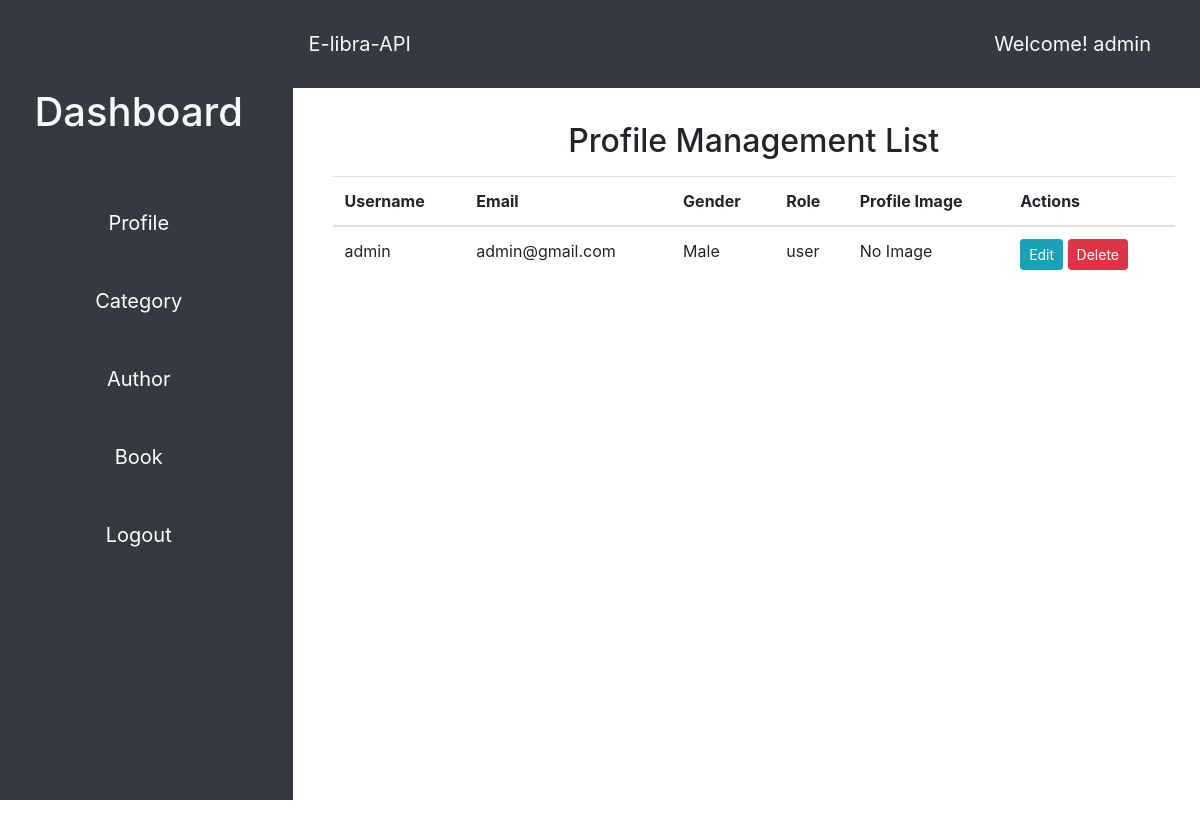
The app's page /profile (signed in) with its own data.
### app/models/__init__.py (models this page shows)
class User(db.Model, UserMixin):
    id = db.Column(db.Integer, primary_key=True)
    username = db.Column(db.String(50), unique=True, nullable=False)
    email = db.Column(db.String(120), nullable=False)
    password_hash = db.Column(db.String, nullable=False)
    gender = db.Column(db.String(10))
    role = db.Column(db.String)
    profile = db.relationship('Profile', back_populates='user')
    user_payments = db.relationship('Payment', back_populates='user')

### app/views/main.py (the view, shortened to what this page needs)
@main.route('/profile', methods=['GET', 'POST'])
@login_required
def profile():
    username = current_user.username
    form = ProfileForm()
    profiles = User.query.all()
    return render_template('profile.html', form=form, profiles=profiles, username=username)

### app/views/auth/auth.py (called while the page is built)
@login_manager.user_loader
def load_user(username):
    return User.query.get(username)

### app/templates/profile.html (shortened to what this page needs)
{% extends "base.html" %} {% block title %}Profile{% endblock %} {% block content %}
<div class="container">
  <h2 class="text-center mt-4 mb-3">Profile Management List</h2>
  <div class="row">
    <div class="col-md-12">
      <table class="table">
        <thead>
          <tr>
            <th>Username</th>
            <th>Email</th>
            <th>Gender</th>
            <th>Role</th>
            <th>Profile Image</th>
            <th>Actions</th>
          </tr>
        </thead>
        <tbody>
          {% for profile in profiles %}
          <tr>
            <td>{{ profile.username }}</td>
            <td>{{ profile.email }}</td>
            <td>{{ profile.gender }}</td>
            <td>{{ profile.role }}</td>
            <td>
              {% if profile.profile_image %}
              <img src="{{ profile.profile_image }}" alt="Profile Image" class="img-thumbnail" width="100" />
              {% else %} No Image {% endif %}
            </td>
            <td>
              <button
                type="button"
                class="btn btn-sm btn-info edit-profile"
                data-toggle="modal"
                data-target="#editProfileModal"
                data-id="{{ profile.id }}"
                data-username="{{ profile.username }}"
                data-email="{{ profile.email }}"
                data-gender="{{ profile.gender }}"
                data-role="{{ profile.role }}"
              >
                Edit
              </button>
              <form
                method="post"
                action="{{ url_for('main.delete_profile', id=profile.id) }}"
                style="display: inline"
              >
                <button type="submit" class="btn btn-sm btn-danger">Delete</button>
              </form>
            </td>
          </tr>
          {% endfor %}
        </tbody>
      </table>
    </div>
  </div>
</div>
</div>
{% endblock %}

### app/templates/base.html (shortened to what this page needs)
<!DOCTYPE html>
<html lang="en">
  <head>
    <link href="https://stackpath.bootstrapcdn.com/bootstrap/4.3.1/css/bootstrap.min.css" rel="stylesheet" />
    <link rel="stylesheet" href="{{ url_for('static', filename='style.css') }}" />
  </head>
  <body>
    <div class="container-fluid">
      <div class="row">
        <aside class="col-md-3 col-lg-3 sidebar bg-dark">
          <div class="sidebar-sticky">
            <ul class="nav flex-column">
              {% if current_user.is_authenticated %}
              <h1 class="text-light my-5 text-center">Dashboard</h1>
              <li class="nav-item my-3 text-center">
                <a href="{{ url_for('main.profile') }}" class="nav-link">Profile</a>
              </li>
              <li class="nav-item my-3 text-center">
                <a href="{{ url_for('main.category') }}" class="nav-link">Category</a>
              </li>
              <li class="nav-item my-3 text-center">
                <a href="{{ url_for('main.author') }}" class="nav-link">Author</a>
              </li>
              <li class="nav-item my-3 text-center">
                <a href="{{ url_for('main.book') }}" class="nav-link">Book</a>
              </li>
              <li class="nav-item my-3 text-center">
                <a href="{{ url_for('auth.logout') }}" class="nav-link">Logout</a>
              </li>
              {% endif %}
            </ul>
          </div>
        </aside>
        <div class="w-auto col-lg-9 col-md-9">
          <section class="hero">
            <div class="hero-head">
              <nav class="navbar navbar-expand-lg d-flex navbar-light py-4 bg-dark justify-content-between">
                <a href="{{ url_for('main.index') }}" class="navbar-brand text-light text-center"
                  >E-libra-API</a
                >
                <span class="d-flex navbar-brand text-light text-center mr-5">Welcome! {{username}}</span>
              </nav>
            </div>
            <div class="hero-body">
              <div class="container has-text-centered">{% block content %}{% endblock %}</div>
            </div>
        </div>
      </div>
  </body>
</html>

### app/static/style.css (style rules this page uses)
.hero-body { padding: 10px; width: 100%; height: 90vh; background-color: #ffffff; }
.sidebar { width: 20%; }
.navbar { width: auto; margin-bottom: 5px; }
.nav-item { width: 100%; align-items: center; }
.row { height: 100vh; }
.sidebar-sticky { margin-top: 20px; font-size: 20px; }
.col-lg-9 { padding: 0; }
.container-fluid { height: 100vh; width: 100%; }
.hero { display: flex; flex-direction: column; justify-content: center; align-items: center; height: 100%; width: auto; }
.hero-head { width: 100%; }
.hero-body { flex-grow: 1; }

### app/templates/base.html (style rules this page uses)
html, body { height: 100%; }
.container-fluid { height: 100%; padding-right: 0; padding-left: 0; }
.sidebar { height: 100%; background-color: #343a40; padding: 20px; }
.sidebar-sticky { position: sticky; top: 0; padding-bottom: 20px; }
.nav-link { color: #fff; }
.navbar { margin-bottom: 0; }

### records on screen
User: username "admin", email "admin@gmail.com", gender "Male", role "user"
